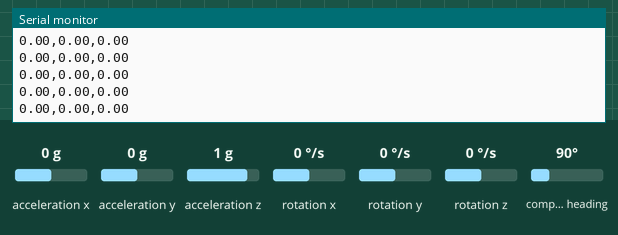
Recording of a sketch running on a simulated Arduino Uno, built with avr-gcc and run on an emulated ATmega328P. On the bench: the last lines printed to the serial monitor. Inputs (shaded band) come from the test bench; at power-on: rotation x 0 °/s, rotation y 0 °/s, rotation z 0 °/s, acceleration x 0 g, acceleration y 0 g, acceleration z 1 g, compass heading 90°.

Above: at 3.2 s.
3.3 s: rotation x set to 100 °/s
At 4.3 s:
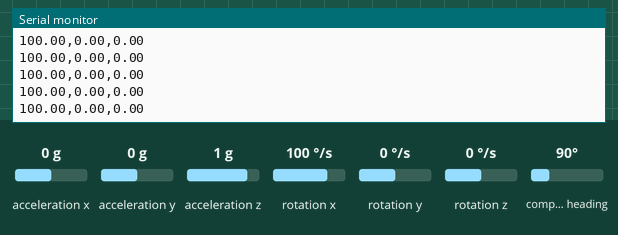
6.3 s: rotation y set to 100 °/s
At 7.0 s:
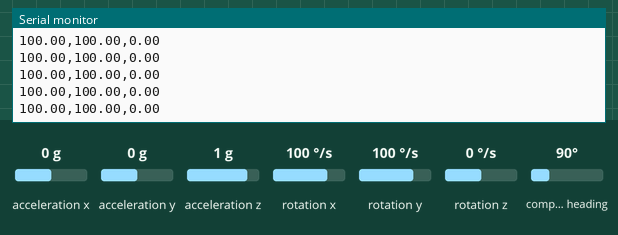
9.3 s: rotation z set to -192 °/s
At 9.9 s:
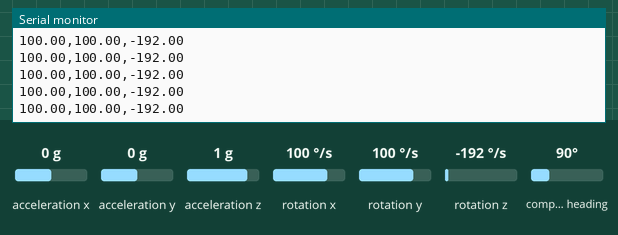

Measured:
- after the input at 3.3 s, the serial monitor: prints a new line after 0.07 s (image 1)
- after the input at 6.3 s, the serial monitor: prints a new line after 0.07 s (image 2)
- after the input at 9.3 s, the serial monitor: prints a new line after 0.08 s (image 3)

The sketch:

sketch_sep2a_mpu9250.ino
```cpp
//https://github.com/hideakitai/MPU9250/tree/master

#include "MPU9250.h"
#define MODE_ROLL 0
#define MODE_ACC 1
#define MODE_GYRO 2
MPU9250 mpu; // You can also use MPU9255 as is

void setup() {
    Serial.begin(9600);
    Wire.begin();
    delay(2000);

    mpu.setup(0x68);  // change to your own address
}
unsigned long lastSend;
int mode = MODE_GYRO;
void loop() {
    if (mpu.update()) {
        unsigned long now = millis();
        if(now - lastSend > 1){
          lastSend = now;
          float a = mpu.getRoll();
          float b = mpu.getPitch();
          float c = mpu.getYaw();
          if(mode == MODE_ACC) {
            a = mpu.getAccX();
            b = mpu.getAccY();
            c = mpu.getAccZ();
          } else if(mode == MODE_GYRO) {
            a = mpu.getGyroX();
            b = mpu.getGyroY();
            c = mpu.getGyroZ();
          }
          Serial.print(a); Serial.print(",");
          Serial.print(b); Serial.print(",");
          Serial.print(c); Serial.print("\r\n");

        }
    }
}
```
